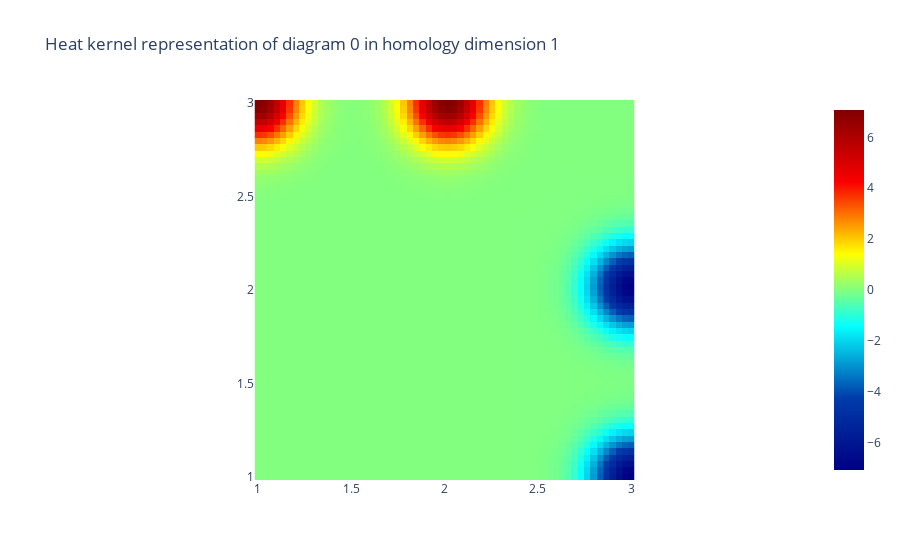

Notebook code for this chart:
### Code cell
from gtda.diagrams import HeatKernel

heat = HeatKernel(sigma=.15, n_bins=60, n_jobs=-1)
im8_heat = heat.fit_transform(im8_scaled)
# Visualize the heat kernel for H1
heat.plot(im8_heat, homology_dimension_idx=1, colorscale='jet')

### Figure 1 — Plotly figure (JSON) as saved in the notebook; plotly's stock layout.template omitted (floating-point values rounded to 4 significant figures; data arrays with more than 128 entries replaced by an {"elided": "..."} marker saying what was removed)
{"data": [{"colorscale": [[0, "rgb(0,0,131)"], [0.2, "rgb(0,60,170)"], [0.4, "rgb(5,255,255)"], [0.6, "rgb(255,255,0)"], [0.8, "rgb(250,0,0)"], [1, "rgb(128,0,0)"]], "type": "heatmap", "x": [1, 1.034, 1.068, 1.102, 1.136, 1.169, 1.203, 1.237, 1.271, 1.305, 1.339, 1.373, 1.407, 1.441, 1.475, 1.508, 1.542, 1.576, 1.61, 1.644, 1.678, 1.712, 1.746, 1.78, 1.814, 1.847, 1.881, 1.915, 1.949, 1.983, 2.017, 2.051, 2.085, 2.119, 2.153, 2.186, 2.22, 2.254, 2.288, 2.322, 2.356, 2.39, 2.424, 2.458, 2.492, 2.525, 2.559, 2.593, 2.627, 2.661, 2.695, 2.729, 2.763, 2.797, 2.831, 2.864, 2.898, 2.932, 2.966, 3], "y": [3, 2.966, 2.932, 2.898, 2.864, 2.831, 2.797, 2.763, 2.729, 2.695, 2.661, 2.627, 2.593, 2.559, 2.525, 2.492, 2.458, 2.424, 2.39, 2.356, 2.322, 2.288, 2.254, 2.22, 2.186, 2.153, 2.119, 2.085, 2.051, 2.017, 1.983, 1.949, 1.915, 1.881, 1.847, 1.814, 1.78, 1.746, 1.712, 1.678, 1.644, 1.61, 1.576, 1.542, 1.508, 1.475, 1.441, 1.407, 1.373, 1.339, 1.305, 1.271, 1.237, 1.203, 1.169, 1.136, 1.102, 1.068, 1.034, 1], "z": {"elided": "60x60 float values"}}], "layout": {"plot_bgcolor": "white", "title": {"text": "Heat kernel representation of diagram 0 in homology dimension 1"}, "xaxis": {"constrain": "domain", "scaleanchor": "y"}, "yaxis": {"autorange": true, "constrain": "domain"}}}
